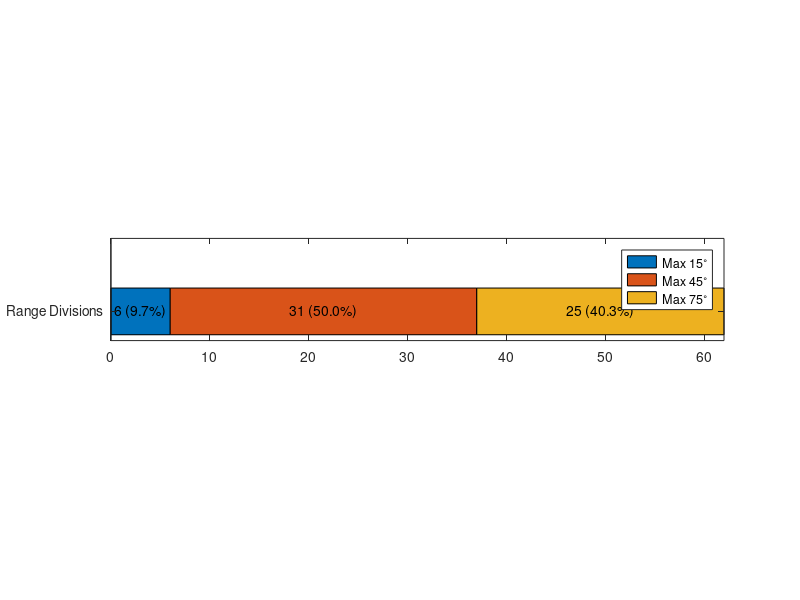

MATLAB code for this plot: (Note: this script raises an error after producing the figure.)
close all
clc
clear all

figure
barh(1, [6 31 25], 'stacked')
hold on
set(gca,'YTick',1,'YTickLabel',"             Range Divisions")
xlim([0 62])
ylim([0 3.5])
legend('Max 15^\circ', 'Max 45^\circ', 'Max 75^\circ')
pbaspect([6 1 1])
text(3, 1, '6 (9.7%)', 'HorizontalAlignment', 'center')
text(6 + 15.5, 1, '31 (50.0%)', 'HorizontalAlignment', 'center')
text(6 + 31 + 12.5, 1, '25 (40.3%)', 'HorizontalAlignment', 'center')
set(gca().YAxis, 'TickLength', [0 0])
ytickangle(90)
hold off

figure
barh(1, [0.475 0.25 0.275], 'stacked')
hold on
set(gca,'YTick',1,'YTickLabel',"             Range Divisions")
xlim([0 1])
ylim([0 3.5])
legend('Turn towards threat', 'Turn from threat', 'No action')
pbaspect([6 1 1])
text(0.475/2, 1, '0.475', 'HorizontalAlignment', 'center')
text(0.475+0.25/2, 1, '0.250', 'HorizontalAlignment', 'center')
text(1-0.275/2, 1, '0.275', 'HorizontalAlignment', 'center')
set(gca().YAxis, 'TickLength', [0 0])
ytickangle(90)
hold off

figure
barh(1, [0.741 1-0.741], 'stacked')
hold on
set(gca,'YTick',1,'YTickLabel',"             Range Divisions")
xlim([0 1])
ylim([0 3.5])
legend('Avoid threat', 'No action')
pbaspect([6 1 1])
text(0.741/2, 1, '0.475', 'HorizontalAlignment', 'center')
text(1-0.259/2, 1, '0.259', 'HorizontalAlignment', 'center')
set(gca().YAxis, 'TickLength', [0 0])
ytickangle(90)
hold off
